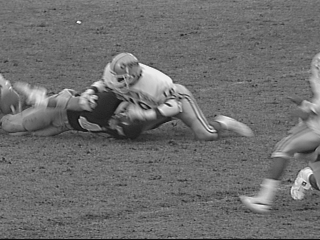
#> input picture FPGA_GİRDİLERİ_ÇIKTILARI/football_Qvga.tif, 320 x 240 px, found by its file name
$ python gorev4_ve_5_histogram_ve_histogram_esitleme.py
#> lines starting #> are read from the running program, lines starting #| are printed output that depends on the picture
import numpy as np
import cv2
import copy
import matplotlib.pyplot as plt

img = cv2.imread("C:/Users/PC/Desktop/t/image_compression/football_Qvga.tif")
#> img is the input picture: shape (240, 320, 3); min 13, max 246, mean 110.7
img = cv2.cvtColor(img, cv2.COLOR_BGR2GRAY)
#> img: shape (240, 320)
#cv2.imshow("Original Image",img)

height = img.shape[0]
#> height = 240
width = img.shape[1]
#> width = 320

histogram = [0] * 256

for i in range(height):
    for j in range(width):
        histogram[img[i][j]] += 1


plt.figure(figsize= (7,7))
pixels = np.linspace(0,255,256,dtype="int16")
plt.subplot(1, 1,1)
plt.plot(pixels,histogram)
plt.fill_between(pixels,histogram)
plt.title("Gorev4 Python")
plt.show()
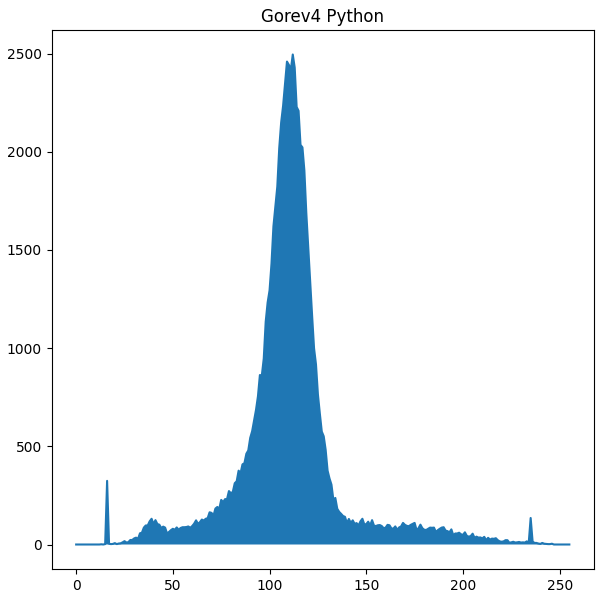
#> figure drawn by matplotlib, 1 panel; curve peaks at x = 112, y = 2495

for i in histogram:
    if i != 0:
        cdf_min = i
        break

cdf = copy.deepcopy(histogram)
count = 0
for i in range(len(cdf)):
    count = count + histogram[i]
    cdf[i] = count
#> after the loop, cdf = 256 values from 0 to 76800; count = 76800

mxn = height * width
#> mxn = 76800

h = copy.deepcopy(cdf)
#> h = 256 values from 0 to 76800
for i in range(len(h)):
    h[i] = round(((cdf[i] - cdf_min) / (mxn - cdf_min)) * 255)
#> after the loop, h = 256 values from 0 to 255


for i in range(height):
    for j in range(width):
            a = img[i][j]
            img[i][j] = h[a]
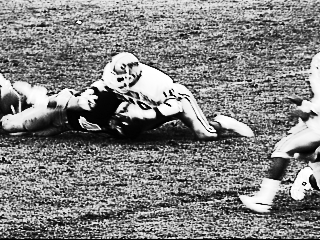
#> img: shape (240, 320); min 0, max 255, mean 129.7

cv2.imshow("Gorev5 Python",img)


histogram_e = [0] * 256
for i in range(height):
    for j in range(width):
        histogram_e[img[i][j]] += 1


pixels = np.linspace(0,255,256,dtype="int16")
plt.plot(pixels,histogram_e)
plt.fill_between(pixels,histogram_e)
plt.title("Gorev5 Esitlenmis Histogram")
plt.show()
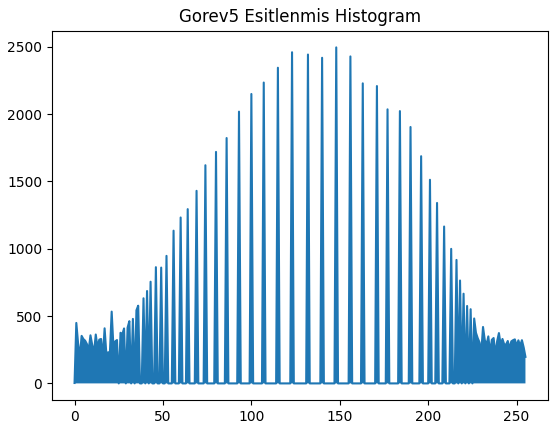
#> figure drawn by matplotlib, 1 panel; curve peaks at x = 148, y = 2495


cv2.waitKey(1)

$ run again, with FPGA_GİRDİLERİ_ÇIKTILARI/gorev3_fpga_cikti.PNG saved as FPGA_GİRDİLERİ_ÇIKTILARI/football_Qvga.tif
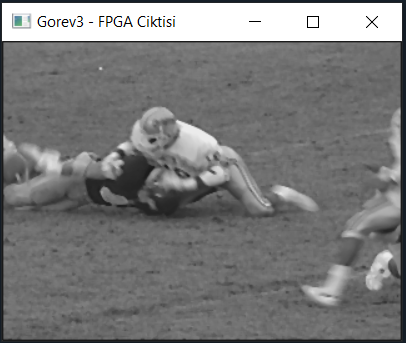
#> input picture FPGA_GİRDİLERİ_ÇIKTILARI/gorev3_fpga_cikti.PNG, 406 x 343 px, found by its file name
#> img is the input picture: shape (343, 406, 3); mean B, G, R 122.8, 122.7, 122.4
#> after the loop `for i in range(height):`:
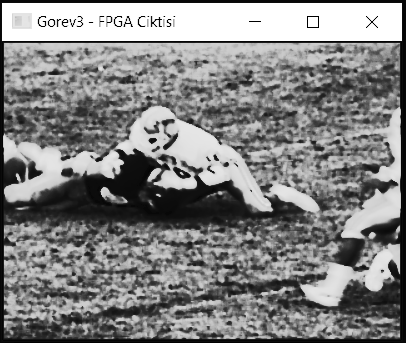
#> img: shape (343, 406); min 0, max 255, mean 131.4
#> `plt.show()`:
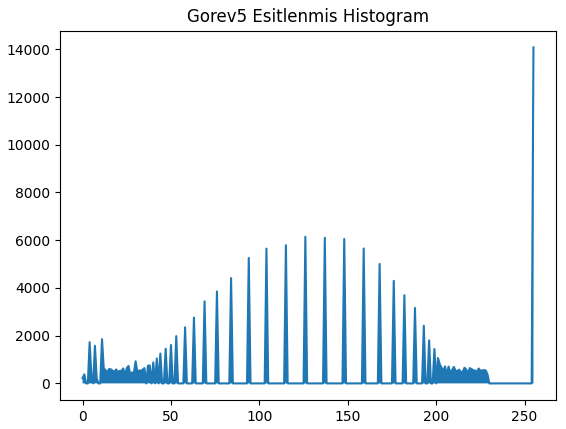
#> figure drawn by matplotlib, 1 panel; curve peaks at x = 255, y = 14079
